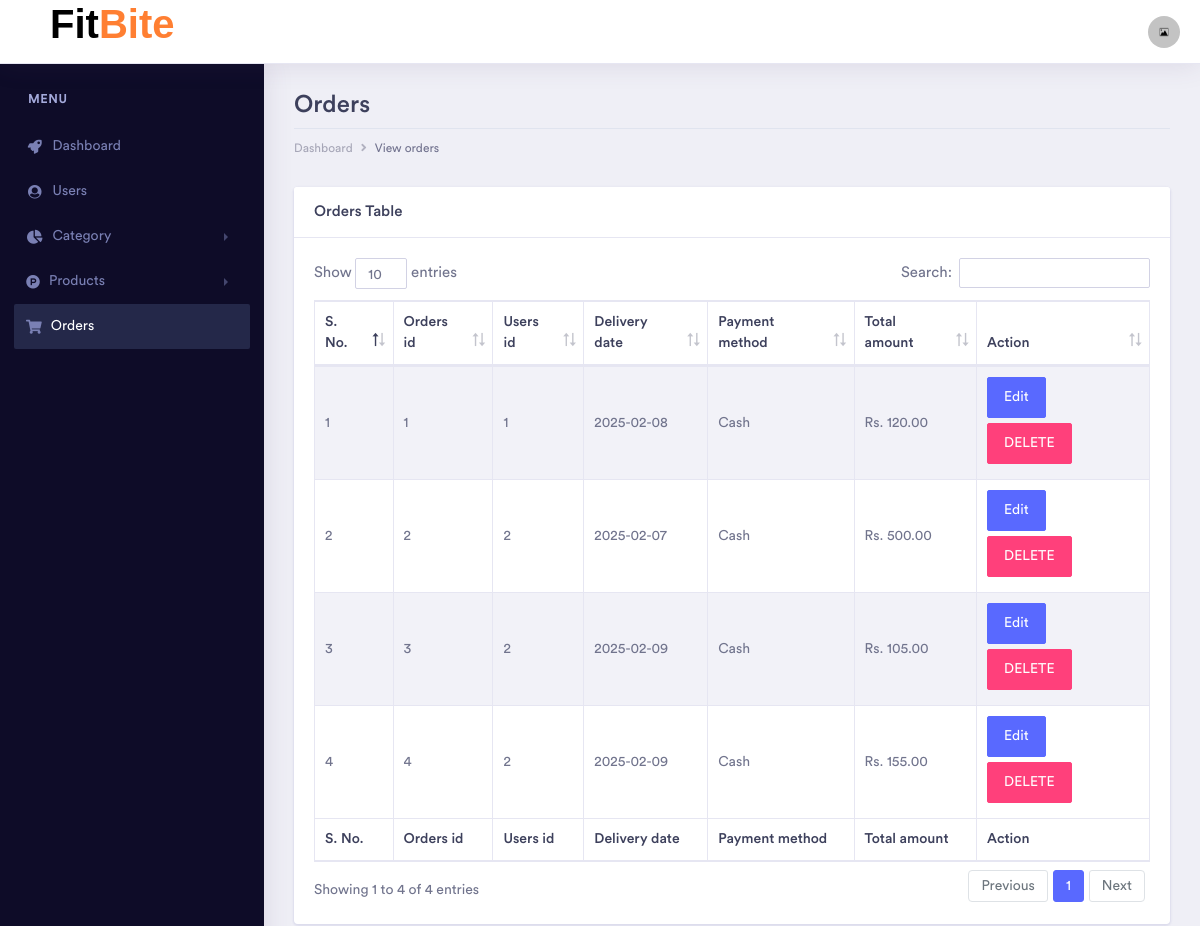
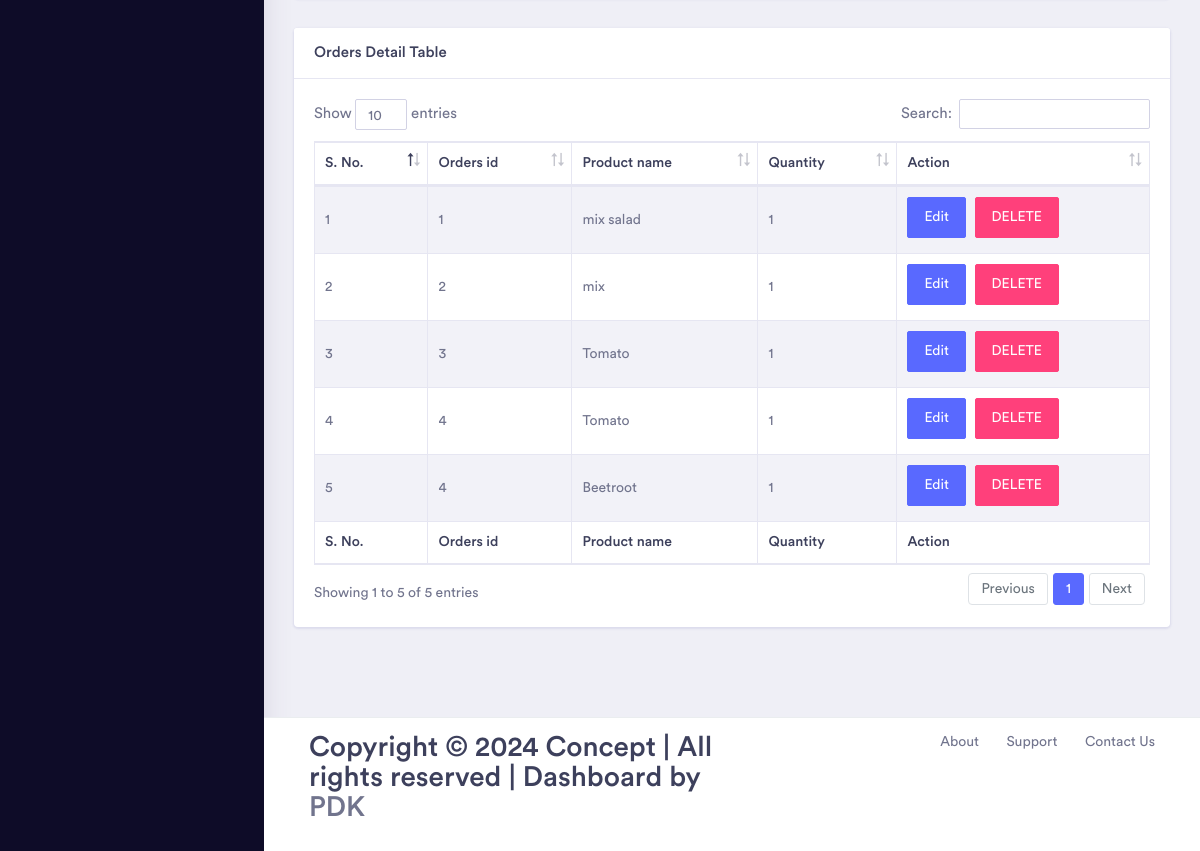
/final/admin/view_orders.php (signed in), run on the app's committed database (2 pictures, top to bottom).
### tables this page shows
CREATE TABLE `orders` (
  `orders_id` int(11) NOT NULL,
  `users_id` int(11) NOT NULL,
  `delivery_date` varchar(100) NOT NULL,
  `payment_method` varchar(50) NOT NULL,
  `total_amount` decimal(10,2) NOT NULL
);

CREATE TABLE `orders_detail` (
  `orders_detail_id` int(11) NOT NULL,
  `orders_id` int(11) NOT NULL,
  `product_name` varchar(100) NOT NULL,
  `quantity` int(11) NOT NULL
);

### final/admin/view_orders.php (the view, shortened to what this page needs)
<?php
if (isset($_SESSION['user_admin_id']) && $_SESSION['user_admin_id'] != null) {
?>
    <!doctype html>
    <html lang="en">
    <head>
        <link rel="stylesheet" href="../css/bootstrap.min.css">
        <link href="../fonts/circular-std/style.css" rel="stylesheet">
        <link rel="stylesheet" href="../css/style.css">
        <link rel="stylesheet" href="../fonts/fontawesome/css/fontawesome-all.css">
        <link rel="stylesheet" href="../css/dataTables.bootstrap4.css">
        <link rel="stylesheet" href="style.css">
    </head>
    <body>
        <div class="dashboard-main-wrapper">
            <div class="dashboard-header">
                <nav class="navbar navbar-expand-lg bg-white fixed-top">
                    <div class="logo">
                        <a href="index.php">
                            <h1>Fit<b>Bite</b></h1>
                        </a>
                    </div>
                    <div class="collapse navbar-collapse" id="navbarSupportedContent">
                        <ul class="navbar-nav ml-auto navbar-right-top">
                            <li class="nav-item dropdown nav-user">
                                <a class="nav-link nav-user-img" href="#" id="navbarDropdownMenuLink2" data-toggle="dropdown" aria-haspopup="true" aria-expanded="false"><img src="../images/default-image.jpg" alt="" class="user-avatar-md rounded-circle"></a>
                            </li>
                        </ul>
                    </div>
                </nav>
            </div>
            <div class="nav-left-sidebar sidebar-dark">
                <div class="menu-list">
                    <nav class="navbar navbar-expand-lg navbar-light">
                        <div class="collapse navbar-collapse" id="navbarNav">
                            <ul class="navbar-nav flex-column">
                                <li class="nav-divider">
                                    Menu
                                </li>
                                <li class="nav-item ">
                                    <a class="nav-link" href="dashboard.php"><i class="fa fa-fw fa-rocket"></i>Dashboard</a>
                                </li>
                                <li class="nav-item">
                                    <a class="nav-link" href="view_users.php"><i class="fa fa-fw fa-user-circle"></i>Users</a>
                                </li>
                                <li class="nav-item">
                                    <a class="nav-link" href="#" data-toggle="collapse" aria-expanded="false" data-target="#submenu-3" aria-controls="submenu-3"><i class="fas fa-fw fa-chart-pie"></i>Category</a>
                                </li>
                                <li class="nav-item ">
                                    <a class="nav-link" href="#" data-toggle="collapse" aria-expanded="false" data-target="#submenu-4" aria-controls="submenu-4"><i class="fab fa-product-hunt
"></i>Products</a>
                                </li>
                                <li class="nav-item">
                                    <a class="nav-link active" href="view_orders.php"><i class="fas fa-shopping-cart
"></i>Orders</a>
                                </li>
                            </ul>
                        </div>
                    </nav>
                </div>
            </div>
            <div class="dashboard-wrapper">
                <div class="container-fluid dashboard-content">
                    <div class="row">
                        <div class="col-xl-12 col-lg-12 col-md-12 col-sm-12 col-12">
                            <div class="page-header">
                                <h2 class="pageheader-title">Orders</h2>
                                <div class="page-breadcrumb">
                                    <nav aria-label="breadcrumb">
                                        <ol class="breadcrumb">
                                            <li class="breadcrumb-item"><a href="dashboard.php" class="breadcrumb-link">Dashboard</a></li>
                                            <li class="breadcrumb-item active" aria-current="page">View orders</li>
                                        </ol>
                                    </nav>
                                </div>
                            </div>
                        </div>
                    </div>
                    <div class="row">
                        <div class="col-xl-12 col-lg-12 col-md-12 col-sm-12 col-12">
                            <div class="card">
                                <h5 class="card-header">Orders Table</h5>
                                <div class="card-body">
                                    <div class="table-responsive">
                                        <table class="table table-striped table-bordered first">
                                            <thead>
                                                <tr>
                                                    <th>S. No.</th>
                                                    <th>Orders id</th>
                                                    <th>Users id</th>
                                                    <th>Delivery date</th>
                                                    <th>Payment method</th>
                                                    <th>Total amount</th>
                                                    <th>Action</th>
                                                </tr>
                                            </thead>
                                            <tbody>
                                                <?php
                                                require_once('connection.php');
                                                $select = "SELECT * FROM orders";
                                                $query = mysqli_query($conn, $select);
                                                $i = 1;
                                                while ($res = mysqli_fetch_assoc($query)) {
                                                ?>
                                                    <tr>
                                                        <td><?php echo $i++; ?></td>
                                                        <td><?php echo $res['orders_id']; ?></td>
                                                        <td><?php echo $res['users_id']; ?></td>
                                                        <td><?php echo $res['delivery_date']; ?></td>
                                                        <td><?php echo $res['payment_method']; ?></td>
                                                        <td>Rs. <?php echo $res['total_amount']; ?></td>
                                                        <td>
                                                            <button data-toggle="modal" data-target="#exampleModal" class="btn btn-space btn-primary" onclick="edit_orders(<?php echo $res['orders_id']; ?>)">Edit</button>
                                                            <button onclick="delete_orders(<?php echo $res['orders_id']; ?>)" class="btn btn-space btn-secondary">DELETE</button>
                                                        </td>
                                                    </tr>
                                                <?php } ?>
                                            </tbody>
                                            <tfoot>
                                                <tr>
                                                    <th>S. No.</th>
                                                    <th>Orders id</th>
                                                    <th>Users id</th>
                                                    <th>Delivery date</th>
                                                    <th>Payment method</th>
                                                    <th>Total amount</th>
                                                    <th>Action</th>
                                                </tr>
                                            </tfoot>
                                        </table>
                                    </div>
                                </div>
                            </div>
                        </div>
                    </div>
                    <div class="row">
                        <div class="col-xl-12 col-lg-12 col-md-12 col-sm-12 col-12">
                            <div class="card">
                                <h5 class="card-header">Orders Detail Table</h5>
                                <div class="card-body">
                                    <div class="table-responsive">
                                        <table class="table table-striped table-bordered first">
                                            <thead>
                                                <tr>
                                                    <th>S. No.</th>
                                                    <th>Orders id</th>
                                                    <th>Product name</th>
                                                    <th>Quantity</th>
                                                    <th>Action</th>
                                                </tr>
                                            </thead>
                                            <tbody>
                                                <?php
                                                require_once('connection.php');
                                                $select = "SELECT * FROM orders_detail";
                                                $query = mysqli_query($conn, $select);
                                                $i = 1;
                                                while ($res = mysqli_fetch_assoc($query)) {
                                                ?>
                                                    <tr>
                                                        <td><?php echo $i++; ?></td>
                                                        <td><?php echo $res['orders_id']; ?></td>
                                                        <td><?php echo $res['product_name']; ?></td>
                                                        <td><?php echo $res['quantity']; ?></td>
                                                        <td>
                                                            <button data-toggle="modal" data-target="#exampleModal1" class="btn btn-space btn-primary" onclick="edit_orders_detail(<?php echo $res['orders_detail_id']; ?>)">Edit</button>
                                                            <button onclick="delete_orders_detail(<?php echo $res['orders_detail_id']; ?>)" class="btn btn-space btn-secondary">DELETE</button>
                                                        </td>
                                                    </tr>
                                                <?php } ?>
                                            </tbody>
                                            <tfoot>
                                                <tr>
                                                    <th>S. No.</th>
                                                    <th>Orders id</th>
                                                    <th>Product name</th>
                                                    <th>Quantity</th>
                                                    <th>Action</th>
                                                </tr>
                                            </tfoot>
                                        </table>
                                    </div>
                                </div>
                            </div>
                        </div>
                    </div>
                </div>
                <div class="footer">
                    <div class="container-fluid">
                        <div class="row">
                            <div class="col-xl-6 col-lg-6 col-md-12 col-sm-12 col-12">
                                <h2>Copyright © 2024 Concept | All rights reserved | Dashboard by <a href="#">PDK</a></h2>
                            </div>
                            <div class="col-xl-6 col-lg-6 col-md-12 col-sm-12 col-12">
                                <div class="text-md-right footer-links d-none d-sm-block">
                                    <a href="javascript: void(0);">About</a>
                                    <a href="javascript: void(0);">Support</a>
                                    <a href="javascript: void(0);">Contact Us</a>
                                </div>
                            </div>
                        </div>
                    </div>
                </div>
            </div>
        </div>
    </body>
    </html>
<?php
} else {
    header("Location: index.php");
}
?>

### final/admin/style.css (style rules this page uses)
.navbar .logo h1 { font-weight: 600; font-family: sans-serif; color: black; font-size: 40px; margin-left:50px; }
.navbar .logo b { color: #FF7F32; }

### data on the page
orders: orders_id "1", users "1", delivery_date "2025-02-08", payment_method "Cash", total_amount "120.00"
orders: orders_id "2", users "2", delivery_date "2025-02-07", payment_method "Cash", total_amount "500.00"
orders: orders_id "3", users "2", delivery_date "2025-02-09", payment_method "Cash", total_amount "105.00"
orders: orders_id "4", users "2", delivery_date "2025-02-09", payment_method "Cash", total_amount "155.00"
orders_detail: orders "1", product_name "mix salad", quantity "1"
orders_detail: orders "2", product_name "mix", quantity "1"
orders_detail: orders "3", product_name "Tomato", quantity "1"
orders_detail: orders "4", product_name "Tomato", quantity "1"
orders_detail: orders "4", product_name "Beetroot", quantity "1"
